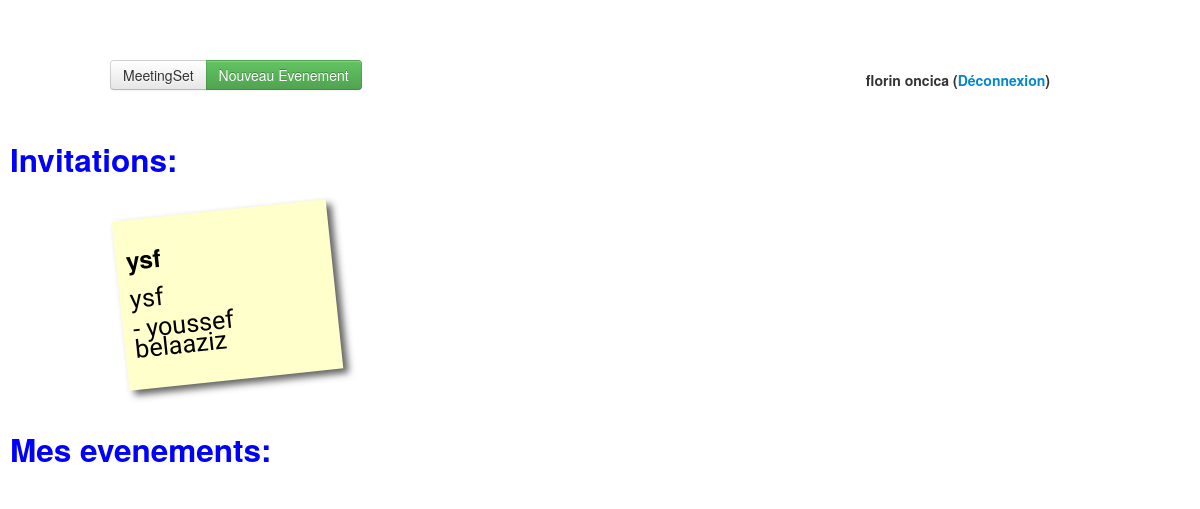
The page /index.php (signed in) on the database its author committed.
### tables this page shows
CREATE TABLE `events` (
  `id` int(11) NOT NULL,
  `organizer` int(11) NOT NULL,
  `name` varchar(100) NOT NULL,
  `description` varchar(255) NOT NULL,
  `type` enum('public','private') NOT NULL,
  `duration` int(2) NOT NULL
);

### classes/user.php (called while the page is built, shortened)
<?php
class User extends Database {
	public $id;
    public function events() {
    	$events = array();
        $mysqli = self::db_connect();
        $query = "select e.id, e.organizer, concat(u.firstname, ' ', u.lastname) as fullname, e.name, e.description, e.type, e.duration from events e, invitations i, users u where e.id = i.event_id and i.user_id = {$this->id} and e.organizer = u.id order by name";
        if ($stmt = $mysqli->query($query)) {
            while ($obj = $stmt->fetch_object()) {
                $events[] = new Event(array(
                	'id' => $obj->id,
                	'organizer' => $obj->organizer,
                	'organizer_name' => $obj->fullname,
                	'name' => $obj->name,
                    'description' => $obj->description,
                	'type' => $obj->type,
                    'duration' => $obj->duration
                	));
            }
            return $events;
        }
        else {
            die("Can't create statement: " . $mysqli->error);
        }
    }
}

### classes/event.php (called while the page is built, shortened)
<?php
class Event extends Database {
	public function __construct($array) {
		$this->id = $array['id'];
		$this->organizer = $array['organizer'];
		$this->organizer_name = $array['organizer_name'];
		$this->name = $array['name'];
		$this->description = $array['description'];
	}
}

### content/list_event.php (the view)
<h2 >Invitations: </h2>
<div class="container">
    <div class="row">
        <div class="span12">
            <ul class="sticky_notes">
                <?php foreach ($user->events() as $event):
                if(($user->id) != ($event->organizer)){
                ?>
                <li>
                    <a href="?p=register_event&id=<?php echo $event->id ?>">
                        <h3><?php echo $event->name ?></h3>
                        <p><?php echo $event->description ?></p>
                        <p>- <?php echo $event->organizer_name ?></p>
                    </a>
                </li>
                <?php
                };
                endforeach ?>
            </ul>
        </div>
    </div>
</div>

### css/main.css (style rules this page uses)
ul.sticky_notes, ul.sticky_notes li { list-style:none; }
body { background-image:url('bg.png'); }
h2 { margin-left: 10px; color:blue; }
ul.sticky_notes { margin: 0; }
ul.sticky_notes li a { text-decoration: none; color: #000; background: #ffc; display: block; height: 150px; width: 195px; padding: 10px; -webkit-box-shadow: 5px 5px 7px rgba(33,33,33,.7); box-shadow: 5px 5px 7px rgba(33,33,33,.7); -webkit-transition: -webkit-transform .15s linear; -moz-transition: -moz-transform .15s linear; -o-transition: -o-transform .15s linear; -ms-transition: -ms-transform .15s linear; transition: transform .15s linear; }
ul.sticky_notes li { margin: 20px 10px 40px 10px; float: left; }
ul.sticky_notes li p { font-family: "Reenie Beanie",arial,sans-serif; font-size: 180%; }
ul.sticky_notes li a { -webkit-transform: rotate(-6deg); -moz-transform: rotate(-6deg); -o-transform: rotate(-6deg); -ms-transform: rotate(-6deg); transform: rotate(-6deg); }

### index.php (style rules this page uses)
body { padding-top: 60px; padding-bottom: 40px; }

### rows shown on the page
events: name "ysf", description "ysf", organizer_name "youssef belaaziz"

### other values the page prints
$user->firstname "florin"
$user->lastname "oncica"
